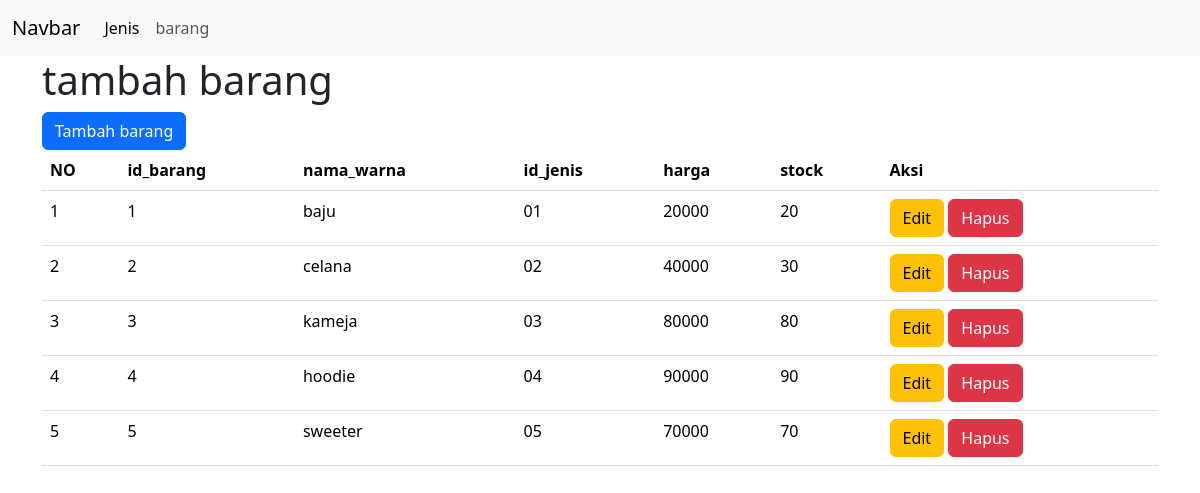
/view/barang/index.php, run on the app's committed database.
### tables this page shows
CREATE TABLE `barang` (
  `id_barang` int DEFAULT NULL,
  `nama_barang` varchar(20) DEFAULT NULL,
  `id_jenis` varchar(20) DEFAULT NULL,
  `harga` varchar(20) DEFAULT NULL,
  `stock` varchar(20) DEFAULT NULL
);

### view/barang/index.php (the view, shortened to what this page needs)
<!DOCTYPE html>
<html lang="en">
<head>
    <link rel="stylesheet" href="https://cdn.jsdelivr.net/npm/bootstrap@5.3.3/dist/css/bootstrap.min.css">
</head>
<body>
<nav class="navbar navbar-expand-lg bg-body-tertiary">
  <div class="container-fluid">
    <a class="navbar-brand" href="#">Navbar</a>
    <div class="collapse navbar-collapse" id="navbarSupportedContent">
      <ul class="navbar-nav me-auto mb-2 mb-lg-0">
        <li class="nav-item">
          <a class="nav-link active" aria-current="page" href="../jenis/index.php">Jenis</a>
        </li>
        <li class="nav-item">
          <a class="nav-link" href="">barang</a>
        </li>
      </ul>
    </div>
  </div>
</nav>
<div class="container">
  <h1>tambah barang</h1>
  <a href="view_tambah.php" class="btn btn-primary">Tambah barang</a>
<table class="table">
  <thead>
    <tr>
      <th scope="col">NO</th>
      <th scope="col">id_barang</th>
      <th scope="col">nama_warna</th>
      <th scope="col">id_jenis</th>
      <th scope="col">harga</th>
      <th scope="col">stock</th>
      <th>Aksi</th>
    </tr>
  </thead>
  <tbody>
  <?php
                include "../../config/koneksi.php";
                $query = mysqli_query($conn, "SELECT * FROM barang");
                $no = 1;
                if (mysqli_num_rows($query) ) {
                    while ($result = mysqli_fetch_assoc($query)) {
                        ?>
                        <tr>
                            <td><?php echo $no; ?></td>
                            <td><?php echo $result['id_barang']; ?></td>
                            <td><?php echo $result['nama_barang']; ?></td>
                            <td><?php echo $result['id_jenis']; ?></td>
                            <td><?php echo $result['harga']; ?></td>
                            <td><?php echo $result['stock']; ?></td>
                            <td>
                            <a href="view_edit.php?id=<?php echo $result['id_barang'] ?>" class="btn btn-warning">Edit</a>
                            <a href="hapus.php?id=<?php echo $result['id_barang'] ?>"
                            onclick="return confirm('Kamu Yakin???')"
                            class="btn btn-danger">Hapus</a>
                            </td>
                        </tr>
                        <?php
                        $no++;
                    }
                } else {
                    echo "<tr><td colspan='7' class='text-center'>Data barang tidak ditemukan</td></tr>";
                }
                ?>
  </tbody>
</table>
</div>
</body>
</html>

### data on the page
barang: id_barang "1", nama_barang "baju", id_jenis "01", harga "20000", stock "20"
barang: id_barang "2", nama_barang "celana", id_jenis "02", harga "40000", stock "30"
barang: id_barang "3", nama_barang "kameja", id_jenis "03", harga "80000", stock "80"
barang: id_barang "4", nama_barang "hoodie", id_jenis "04", harga "90000", stock "90"
barang: id_barang "5", nama_barang "sweeter", id_jenis "05", harga "70000", stock "70"
